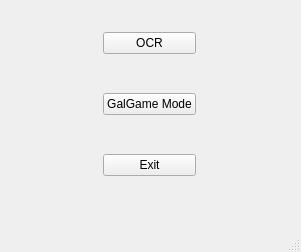
<?xml version="1.0" encoding="UTF-8"?>
<ui version="4.0">
 <class>MainWindow</class>
 <widget class="QMainWindow" name="MainWindow">
  <property name="geometry">
   <rect>
    <x>0</x>
    <y>0</y>
    <width>301</width>
    <height>252</height>
   </rect>
  </property>
  <property name="windowTitle">
   <string>MainWindow</string>
  </property>
  <widget class="QWidget" name="centralwidget">
   <widget class="QWidget" name="gridLayoutWidget">
    <property name="geometry">
     <rect>
      <x>-1</x>
      <y>-1</y>
      <width>301</width>
      <height>211</height>
     </rect>
    </property>
    <layout class="QGridLayout" name="gridLayout">
     <property name="leftMargin">
      <number>0</number>
     </property>
     <item row="0" column="1">
      <widget class="QPushButton" name="pushButton_ocr">
       <property name="text">
        <string>OCR</string>
       </property>
      </widget>
     </item>
     <item row="1" column="1">
      <widget class="QPushButton" name="pushButton_gal">
       <property name="text">
        <string>GalGame Mode</string>
       </property>
      </widget>
     </item>
     <item row="2" column="0">
      <spacer name="horizontalSpacer">
       <property name="orientation">
        <enum>Qt::Horizontal</enum>
       </property>
       <property name="sizeHint" stdset="0">
        <size>
         <width>40</width>
         <height>20</height>
        </size>
       </property>
      </spacer>
     </item>
     <item row="2" column="1">
      <widget class="QPushButton" name="pushButton_exit">
       <property name="text">
        <string>Exit</string>
       </property>
      </widget>
     </item>
     <item row="1" column="2">
      <spacer name="horizontalSpacer_2">
       <property name="orientation">
        <enum>Qt::Horizontal</enum>
       </property>
       <property name="sizeHint" stdset="0">
        <size>
         <width>40</width>
         <height>20</height>
        </size>
       </property>
      </spacer>
     </item>
    </layout>
   </widget>
  </widget>
  <widget class="QMenuBar" name="menubar">
   <property name="geometry">
    <rect>
     <x>0</x>
     <y>0</y>
     <width>301</width>
     <height>22</height>
    </rect>
   </property>
  </widget>
  <widget class="QStatusBar" name="statusbar"/>
 </widget>
 <resources/>
 <connections/>
</ui>
